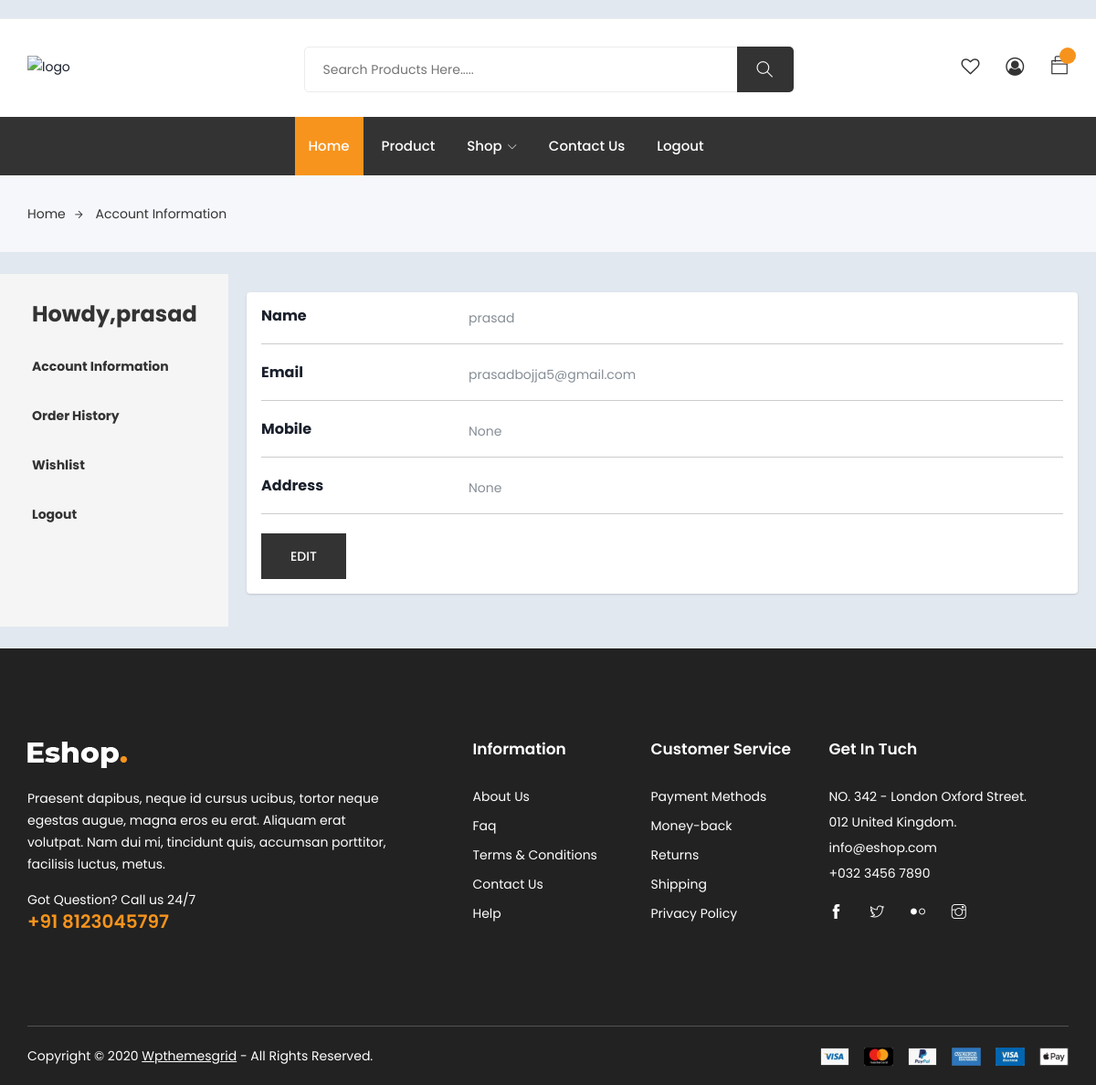
Page /profile/ (signed in) on the earlier database version.
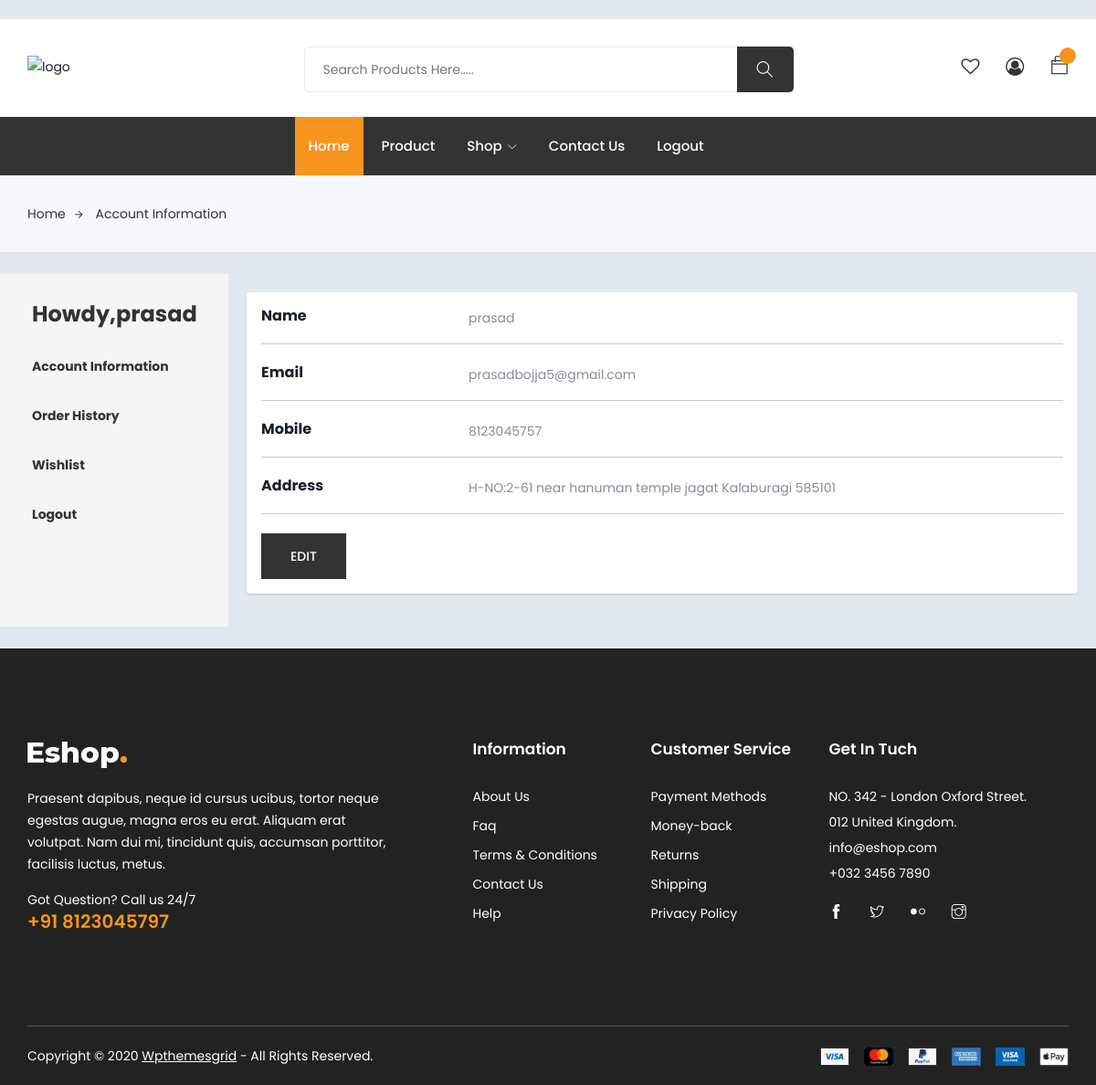
Same page on the later database version.
### authentications/models.py (models this page shows)
class CustomUser(AbstractUser):
    username=None
    name = models.CharField(max_length=100)
    email = models.EmailField(unique=True)
    address = models.TextField(null=True, blank=True)
    mobile = models.IntegerField( null=True, blank=True,unique=True)
    USERNAME_FIELD = 'email'
    REQUIRED_FIELDS = ['name']
    objects = CustomUserManager()
    def __str__(self):
        return self.email

### ecommerceApp/views.py (the view)
# urls.py: path('profile/', profile, name='profile'),
@login_required(login_url='/auth/login/')
def profile(request):
    return render(request, 'auth/profile.html')

### templates/auth/profile.html (shortened to what this page needs)
{% extends "base.html" %}
{% load static %}
{% block body %}
<!DOCTYPE html>
<html lang="en">
  <head>
    <link rel="stylesheet" href="style.css" />
  </head>
  <body>
<div class="breadcrumbs">
  <div class="container">
    <div class="row">
      <div class="col-12">
        <div class="bread-inner">
          <ul class="bread-list">
            <li>
              <a href="{% url 'index' %}">Home<i class="ti-arrow-right"></i></a>
            </li>
            <li class="active"><a href="{% url 'profile' %}">Account Information</a></li>
          </ul>
        </div>
      </div>
    </div>
  </div>
</div>
    <br />
    <div class="profile-page">
      <div class="profile-sidebar">
        <nav class="profile-nav">
          <ul>
            <li><a href=""><h4>Howdy,{{request.user.name}}</h4></a></li>
            <li><a href="{% url 'profile' %}">Account Information</a></li>
            <li><a href="{% url 'orderlist' %}">Order History</a></li>
            <li><a href="{% url 'wishlist_view' %}">Wishlist</a></li>
            <li><a href="{% url 'logout' %}">Logout</a></li>
          </ul>
        </nav>
      </div>
      <div class="profile-content">
        <div class="col-md-60">
          <div class="card mb-3">
            <div class="card-body">
              <div class="row">
                <div class="col-sm-3">
                  <h6 class="mb-0">Name</h6>
                </div>
                <div class="col-sm-9 text-secondary">{{request.user.name}}</div>
              </div>
              <hr />
              <div class="row">
                <div class="col-sm-3">
                  <h6 class="mb-0">Email</h6>
                </div>
                <div class="col-sm-9 text-secondary">{{request.user}}</div>
              </div>
              <hr />
              <div class="row">
                <div class="col-sm-3">
                  <h6 class="mb-0">Mobile</h6>
                </div>
                <div class="col-sm-9 text-secondary">{{request.user.mobile}}</div>
              </div>
              <hr />
              <div class="row">
                <div class="col-sm-3">
                  <h6 class="mb-0">Address</h6>
                </div>
                <div class="col-sm-9 text-secondary">
                  {{request.user.address}}
                </div>
              </div>
              <hr />
              <div class="row">
                <div class="col-sm-12">
                    <div class="button" >
                      <a href="{% url 'profile_edit' request.user.id %}" class="btn" style="color: white;">Edit</a>
                    </div>
                </div>
              </div>
            </div>
          </div>
        </div>
      </div>
    </div>
  </body>
</html>
<br />
{% endblock body %}

Differences in the rows shown:
changed CustomUser "prasad": user.mobile "None" → "8123045757"; user.address "None" → "H-NO:2-61 near hanuman temple jagat Kalaburagi 585101"
